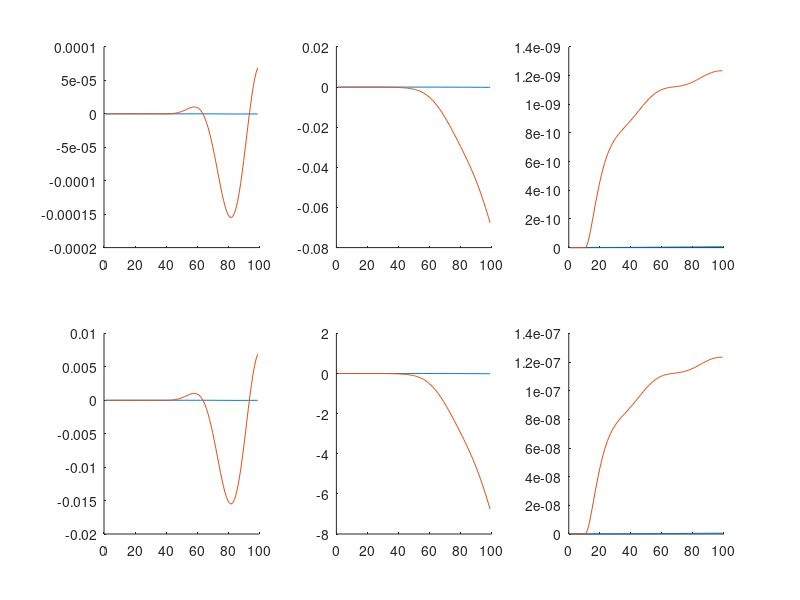

Reproduce this figure in MATLAB.
clc;clear all;
f=fopen('FieldEvolution.txt');
l=fgetl(f);
i=1;
while ischar(l)
    %%disp(l);
    text{i}=l;
    data{i}=sscanf(text{i},'%f , %f , %f , %f , %f , %f , %f , %f , %f , %f , %f , %f');
    A1(i)=data{i}(1);
    A2(i)=data{i}(2);
    A3(i)=data{i}(3);
    A4(i)=data{i}(4);
    A5(i)=data{i}(5);
    A6(i)=data{i}(6);
    A7(i)=data{i}(7);
    A8(i)=data{i}(8);
    A9(i)=data{i}(9);
    A10(i)=data{i}(10);
    A11(i)=data{i}(11);
    A12(i)=data{i}(12);
    l=fgetl(f);
    i=i+1;
end

hold on;

subplot(2,3,1)
hold on;plot(A1);plot(A2);%Hx
subplot(2,3,2)
hold on;plot(A3);plot(A4);%Hy
subplot(2,3,3)
hold on;plot(A5);plot(A6);%Hz
subplot(2,3,4)
hold on;plot(A7);plot(A8);%Bx
subplot(2,3,5)
hold on;plot(A9);plot(A10);%By
subplot(2,3,6)
hold on;plot(A11);plot(A12);%Bz

